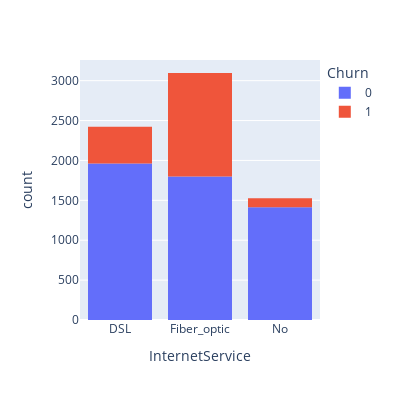

The cell this chart's notebook holds for it:
### Code cell
print(
    f'A customer with a Fiber Optic internet service has a probability of {round(df[df["InternetService"]=="Fiber optic"]["Churn"].mean()*100,2)} % churn'
)
print()
print(
    f'A customer with a DSL internet service has a probability of {round(df[df["InternetService"]=="DSL"]["Churn"].mean()*100,2)} % churn'
)
print()
print(
    f'A customer without any internet service has a probability of {round(df[df["InternetService"]=="No"]["Churn"].mean()*100,2)} % churn'
)
print()
fig = px.histogram(df, x="InternetService", color="Churn", width=400, height=400)
fig.show()

### Figure 1 — Plotly figure (JSON) as saved in the notebook; plotly's stock layout.template omitted (floating-point values rounded to 4 significant figures; data arrays with more than 128 entries replaced by an {"elided": "..."} marker saying what was removed)
{"data": [{"alignmentgroup": "True", "bingroup": "x", "hovertemplate": "Churn=0<br>InternetService=%{x}<br>count=%{y}<extra></extra>", "legendgroup": "0", "marker": {"color": "#636efa", "pattern": {"shape": ""}}, "name": "0", "offsetgroup": "0", "orientation": "v", "showlegend": true, "type": "histogram", "x": {"elided": "5174 str values"}, "xaxis": "x", "yaxis": "y"}, {"alignmentgroup": "True", "bingroup": "x", "hovertemplate": "Churn=1<br>InternetService=%{x}<br>count=%{y}<extra></extra>", "legendgroup": "1", "marker": {"color": "#EF553B", "pattern": {"shape": ""}}, "name": "1", "offsetgroup": "1", "orientation": "v", "showlegend": true, "type": "histogram", "x": {"elided": "1869 str values"}, "xaxis": "x", "yaxis": "y"}], "layout": {"barmode": "relative", "height": 400, "legend": {"title": {"text": "Churn"}, "tracegroupgap": 0}, "margin": {"t": 60}, "width": 400, "xaxis": {"anchor": "y", "domain": [0, 1], "title": {"text": "InternetService"}}, "yaxis": {"anchor": "x", "domain": [0, 1], "title": {"text": "count"}}}}
